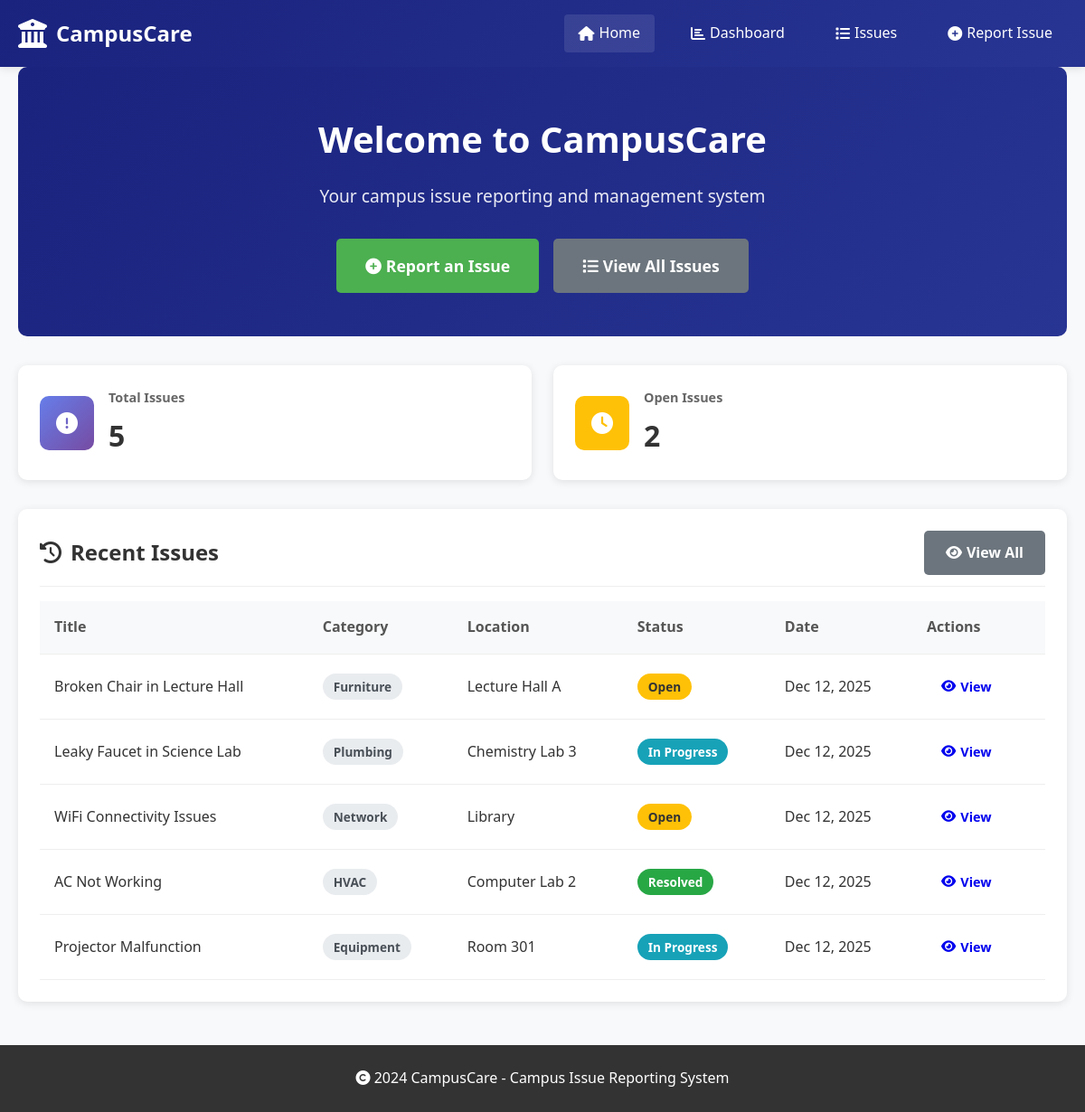
The page / on the database its author committed.
### website/app.py (models this page shows, shortened)
class Issue(db.Model):
    id = db.Column(db.Integer, primary_key=True)
    title = db.Column(db.String(100), nullable=False)
    description = db.Column(db.Text, nullable=False)
    category = db.Column(db.String(50), nullable=False)
    location = db.Column(db.String(100))
    media_url = db.Column(db.String(200))  # For uploaded images/videos
    status = db.Column(db.String(20), default='Open')
    priority = db.Column(db.String(20), default='Medium')
    image_filename = db.Column(db.String(255), nullable=True)
    comments = db.relationship('Comment', backref='issue', lazy=True)
    reported_by = db.Column(db.Integer, db.ForeignKey('user.id'))
    assigned_to = db.Column(db.Integer, db.ForeignKey('user.id'))
    department = db.Column(db.String(50))  # Assigned department
    created_at = db.Column(db.DateTime, default=datetime.utcnow)
    updated_at = db.Column(db.DateTime, default=datetime.utcnow, onupdate=datetime.utcnow)

### website/app.py (the view)
@app.route('/')
def home():
    total_issues = Issue.query.count()
    open_issues = Issue.query.filter_by(status='Open').count()
    recent_issues = get_recent_issues(5)
    category_stats = get_category_stats()[:3]  # Top 3 categories
    return render_template('home.html',
                         total_issues=total_issues,
                         open_issues=open_issues,
                         recent_issues=recent_issues,
                         category_stats=category_stats)

### website/app.py (called while the page is built)
def get_category_stats():
    return db.session.query(
        Issue.category,
        func.count(Issue.id).label('count')
    ).group_by(Issue.category).order_by(func.count(Issue.id).desc()).all()

def get_recent_issues(limit=5):
    return Issue.query.order_by(Issue.created_at.desc()).limit(limit).all()

@app.template_filter('format_date')
def format_date(value):
    if value:
        return value.strftime('%b %d, %Y')
    return ''

@app.template_filter('get_status_color')
def get_status_color(status):
    colors = {
        'Open': 'status-open',
        'In Progress': 'status-in-progress',
        'Resolved': 'status-resolved'
    }
    return colors.get(status, 'status-default')

### website/templates/home.html (shortened to what this page needs)
{% extends "base.html" %}
{% block content %}
<div class="hero">
    <div class="hero-content">
        <h1>Welcome to CampusCare</h1>
        <p class="hero-subtitle">Your campus issue reporting and management system</p>
        <div class="hero-buttons">
            <a href="{{ url_for('new_issue') }}" class="btn btn-primary btn-large">
                <i class="fas fa-plus-circle"></i> Report an Issue
            </a>
            <a href="{{ url_for('issues_list') }}" class="btn btn-secondary btn-large">
                <i class="fas fa-list"></i> View All Issues
            </a>
        </div>
    </div>
</div>
<div class="stats-grid">
    <div class="stat-card">
        <div class="stat-icon">
            <i class="fas fa-exclamation-circle"></i>
        </div>
        <div class="stat-info">
            <h3>Total Issues</h3>
            <p class="stat-number">{{ total_issues }}</p>
        </div>
    </div>
    <div class="stat-card">
        <div class="stat-icon status-open">
            <i class="fas fa-clock"></i>
        </div>
        <div class="stat-info">
            <h3>Open Issues</h3>
            <p class="stat-number">{{ open_issues }}</p>
        </div>
    </div>
</div>
<div class="card">
    <div class="card-header">
        <h2><i class="fas fa-history"></i> Recent Issues</h2>
        <a href="{{ url_for('issues_list') }}" class="btn btn-secondary">
            <i class="fas fa-eye"></i> View All
        </a>
    </div>
    {% if recent_issues %}
    <div class="table-responsive">
        <table class="issues-table">
            <thead>
                <tr>
                    <th>Title</th>
                    <th>Category</th>
                    <th>Location</th>
                    <th>Status</th>
                    <th>Date</th>
                    <th>Actions</th>
                </tr>
            </thead>
            <tbody>
                {% for issue in recent_issues %}
                <tr>
                    <td class="issue-title">{{ issue.title }}</td>
                    <td>
                        <span class="category-tag">{{ issue.category }}</span>
                    </td>
                    <td>{{ issue.location }}</td>
                    <td>
                        <span class="status-badge {{ issue.status|get_status_color }}">
                            {{ issue.status }}
                        </span>
                    </td>
                    <td>{{ issue.created_at|format_date }}</td>
                    <td>
                        <a href="{{ url_for('view_issue', issue_id=issue.id) }}" class="btn btn-small">
                            <i class="fas fa-eye"></i> View
                        </a>
                    </td>
                </tr>
                {% endfor %}
            </tbody>
        </table>
    </div>
    {% endif %}
</div>
{% endblock %}

### website/templates/base.html (shortened to what this page needs)
<!DOCTYPE html>
<html lang="en">
<head>
    <link rel="stylesheet" href="{{ url_for('static', filename='style.css') }}">
    <link rel="stylesheet" href="https://cdnjs.cloudflare.com/ajax/libs/font-awesome/6.4.0/css/all.min.css">
</head>
<body>
    <nav class="navbar">
        <div class="container">
            <div class="nav-brand">
                <i class="fas fa-university"></i>
                <h1>CampusCare</h1>
            </div>
            <ul class="nav-menu">
                <li><a href="{{ url_for('home') }}" {% if request.endpoint == 'home' %}class="active"{% endif %}>
                    <i class="fas fa-home"></i> Home
                </a></li>
                <li><a href="{{ url_for('dashboard') }}" {% if request.endpoint == 'dashboard' %}class="active"{% endif %}>
                    <i class="fas fa-chart-bar"></i> Dashboard
                </a></li>
                <li><a href="{{ url_for('issues_list') }}" {% if request.endpoint == 'issues_list' %}class="active"{% endif %}>
                    <i class="fas fa-list"></i> Issues
                </a></li>
                <li><a href="{{ url_for('new_issue') }}" {% if request.endpoint == 'new_issue' %}class="active"{% endif %}>
                    <i class="fas fa-plus-circle"></i> Report Issue
                </a></li>
            </ul>
        </div>
    </nav>
    <main class="container">
        {% block content %}{% endblock %}
    </main>
    <footer>
        <div class="container">
            <p><i class="fas fa-copyright"></i> 2024 CampusCare - Campus Issue Reporting System</p>
        </div>
    </footer>
</body>
</html>

### website/static/style.css (style rules this page uses)
* { margin: 0; padding: 0; box-sizing: border-box; }
body { font-family: 'Segoe UI', Tahoma, Geneva, Verdana, sans-serif; line-height: 1.6; color: #333; background-color: #f8f9fa; }
.container { max-width: 1200px; margin: 0 auto; padding: 0 20px; }
.navbar { background: linear-gradient(135deg, #1a237e 0%, #283593 100%); color: white; padding: 1rem 0; box-shadow: 0 2px 10px rgba(0,0,0,0.1); }
.navbar .container { display: flex; justify-content: space-between; align-items: center; }
.nav-brand { display: flex; align-items: center; gap: 10px; }
.nav-brand i { font-size: 2rem; }
.nav-brand h1 { font-size: 1.5rem; font-weight: 600; }
.nav-menu { display: flex; list-style: none; gap: 1.5rem; }
.nav-menu a { color: white; text-decoration: none; padding: 0.5rem 1rem; border-radius: 4px; transition: background-color 0.3s; display: flex; align-items: center; gap: 5px; }
.nav-menu a:hover, .nav-menu a.active { background-color: rgba(255,255,255,0.1); }
main { padding: 2rem 0; min-height: calc(100vh - 140px); }
.card { background: white; padding: 1.5rem; border-radius: 10px; box-shadow: 0 2px 10px rgba(0,0,0,0.1); margin-bottom: 1.5rem; }
.card-header { display: flex; justify-content: space-between; align-items: center; margin-bottom: 1rem; padding-bottom: 0.75rem; border-bottom: 1px solid #eee; }
.card h1, .card h2 { color: #333; display: flex; align-items: center; gap: 10px; }
.btn { display: inline-flex; align-items: center; gap: 5px; padding: 0.75rem 1.5rem; border-radius: 5px; text-decoration: none; font-weight: 600; transition: all 0.3s; border: none; cursor: pointer; font-size: 1rem; }
.btn-primary { background-color: #4CAF50; color: white; }
.btn-secondary { background-color: #6c757d; color: white; }
.btn-small { padding: 0.5rem 1rem; font-size: 0.9rem; }
.btn-large { padding: 1rem 2rem; font-size: 1.1rem; }
.status-badge, .priority-badge, .category-tag { display: inline-block; padding: 0.25rem 0.75rem; border-radius: 20px; font-size: 0.85rem; font-weight: 600; }
.status-open { background: #ffc107; color: #333; }
.status-in-progress { background: #17a2b8; color: white; }
.status-resolved { background: #28a745; color: white; }
.category-tag { background: #e9ecef; color: #495057; }
.hero { background: linear-gradient(135deg, #1a237e 0%, #283593 100%); color: white; padding: 3rem; text-align: center; border-radius: 10px; margin-bottom: 2rem; }
.hero h1 { font-size: 2.5rem; margin-bottom: 1rem; }
.hero-subtitle { font-size: 1.2rem; margin-bottom: 2rem; opacity: 0.9; }
.hero-buttons { display: flex; gap: 1rem; justify-content: center; }
.stats-grid { display: grid; grid-template-columns: repeat(auto-fit, minmax(250px, 1fr)); gap: 1.5rem; margin-bottom: 2rem; }
.stat-card { background: white; padding: 1.5rem; border-radius: 10px; box-shadow: 0 2px 10px rgba(0,0,0,0.1); display: flex; align-items: center; gap: 1rem; }
.stat-icon { width: 60px; height: 60px; border-radius: 10px; background: linear-gradient(135deg, #667eea 0%, #764ba2 100%); color: white; display: flex; align-items: center; justify-content: center; font-size: 1.5rem; }
.stat-icon.status-open { background: #ffc107; }
.stat-info h3 { font-size: 0.9rem; color: #666; margin-bottom: 0.25rem; }
.stat-number { font-size: 2rem; font-weight: bold; color: #333; }
.table-responsive { overflow-x: auto; }
.issues-table, .analytics-table { width: 100%; border-collapse: collapse; }
.issues-table th, .issues-table td, .analytics-table th, .analytics-table td { padding: 1rem; text-align: left; border-bottom: 1px solid #eee; }
.issues-table th, .analytics-table th { background-color: #f8f9fa; font-weight: 600; color: #555; }
.issue-title { font-weight: 500; color: #333; }
footer { background: #333; color: white; padding: 1.5rem 0; text-align: center; margin-top: 3rem; }

### rows shown on the page
Issue: title "Broken Chair in Lecture Hall", category "Furniture", location "Lecture Hall A", status "Open", created_at "Dec 12, 2025"
Issue: title "Leaky Faucet in Science Lab", category "Plumbing", location "Chemistry Lab 3", status "In Progress", created_at "Dec 12, 2025"
Issue: title "WiFi Connectivity Issues", category "Network", location "Library", status "Open", created_at "Dec 12, 2025"
Issue: title "AC Not Working", category "HVAC", location "Computer Lab 2", status "Resolved", created_at "Dec 12, 2025"
Issue: title "Projector Malfunction", category "Equipment", location "Room 301", status "In Progress", created_at "Dec 12, 2025"

### other values the page prints
{{ total_issues }} "5"
{{ open_issues }} "2"
